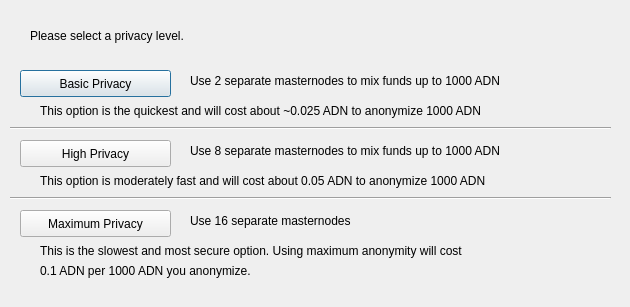
<?xml version="1.0" encoding="UTF-8"?>
<ui version="4.0">
 <class>DarksendConfig</class>
 <widget class="QDialog" name="DarksendConfig">
  <property name="geometry">
   <rect>
    <x>0</x>
    <y>0</y>
    <width>630</width>
    <height>307</height>
   </rect>
  </property>
  <property name="windowTitle">
   <string>Configure PrivateSend</string>
  </property>
  <widget class="QPushButton" name="buttonBasic">
   <property name="geometry">
    <rect>
     <x>20</x>
     <y>70</y>
     <width>151</width>
     <height>27</height>
    </rect>
   </property>
   <property name="text">
    <string>Basic Privacy</string>
   </property>
  </widget>
  <widget class="QPushButton" name="buttonHigh">
   <property name="geometry">
    <rect>
     <x>20</x>
     <y>140</y>
     <width>151</width>
     <height>27</height>
    </rect>
   </property>
   <property name="text">
    <string>High Privacy</string>
   </property>
  </widget>
  <widget class="QPushButton" name="buttonMax">
   <property name="geometry">
    <rect>
     <x>20</x>
     <y>210</y>
     <width>151</width>
     <height>27</height>
    </rect>
   </property>
   <property name="text">
    <string>Maximum Privacy</string>
   </property>
  </widget>
  <widget class="QLabel" name="label">
   <property name="geometry">
    <rect>
     <x>30</x>
     <y>20</y>
     <width>571</width>
     <height>31</height>
    </rect>
   </property>
   <property name="text">
    <string>Please select a privacy level.</string>
   </property>
  </widget>
  <widget class="QLabel" name="label_2">
   <property name="geometry">
    <rect>
     <x>190</x>
     <y>70</y>
     <width>421</width>
     <height>21</height>
    </rect>
   </property>
   <property name="text">
    <string>Use 2 separate masternodes to mix funds up to 1000 ADN</string>
   </property>
  </widget>
  <widget class="QLabel" name="label_3">
   <property name="geometry">
    <rect>
     <x>190</x>
     <y>140</y>
     <width>411</width>
     <height>21</height>
    </rect>
   </property>
   <property name="text">
    <string>Use 8 separate masternodes to mix funds up to 1000 ADN</string>
   </property>
  </widget>
  <widget class="QLabel" name="label_4">
   <property name="geometry">
    <rect>
     <x>190</x>
     <y>210</y>
     <width>421</width>
     <height>21</height>
    </rect>
   </property>
   <property name="text">
    <string>Use 16 separate masternodes</string>
   </property>
  </widget>
  <widget class="QLabel" name="label_6">
   <property name="geometry">
    <rect>
     <x>40</x>
     <y>100</y>
     <width>561</width>
     <height>21</height>
    </rect>
   </property>
   <property name="text">
    <string>This option is the quickest and will cost about ~0.025 ADN to anonymize 1000 ADN</string>
   </property>
  </widget>
  <widget class="QLabel" name="label_7">
   <property name="geometry">
    <rect>
     <x>40</x>
     <y>170</y>
     <width>561</width>
     <height>21</height>
    </rect>
   </property>
   <property name="text">
    <string>This option is moderately fast and will cost about 0.05 ADN to anonymize 1000 ADN</string>
   </property>
  </widget>
  <widget class="QLabel" name="label_8">
   <property name="geometry">
    <rect>
     <x>40</x>
     <y>240</y>
     <width>561</width>
     <height>21</height>
    </rect>
   </property>
   <property name="text">
    <string>This is the slowest and most secure option. Using maximum anonymity will cost</string>
   </property>
  </widget>
  <widget class="QLabel" name="label_9">
   <property name="geometry">
    <rect>
     <x>40</x>
     <y>260</y>
     <width>561</width>
     <height>21</height>
    </rect>
   </property>
   <property name="text">
    <string>0.1 ADN per 1000 ADN you anonymize.</string>
   </property>
  </widget>
  <widget class="Line" name="line">
   <property name="geometry">
    <rect>
     <x>10</x>
     <y>120</y>
     <width>601</width>
     <height>16</height>
    </rect>
   </property>
   <property name="orientation">
    <enum>Qt::Horizontal</enum>
   </property>
  </widget>
  <widget class="Line" name="line_2">
   <property name="geometry">
    <rect>
     <x>10</x>
     <y>190</y>
     <width>601</width>
     <height>16</height>
    </rect>
   </property>
   <property name="orientation">
    <enum>Qt::Horizontal</enum>
   </property>
  </widget>
 </widget>
 <resources/>
 <connections/>
</ui>
